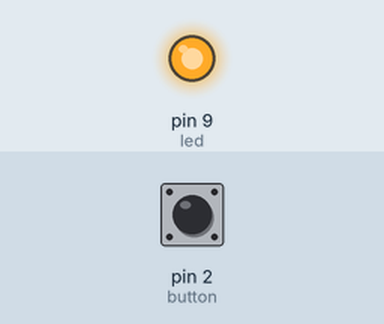
Simulated run of this sketch. Board: Arduino Uno, built with avr-gcc and run on an emulated ATmega328P. On the bench: output pins drawn as LEDs (lit = HIGH). The inputs (shaded band) are chosen by the test bench; at power-on: pin 2 (button) HIGH.

Above: at 1.2 s.
1.3 s: pin 2 (button) pulled LOW for 0.15 s
At 2.6 s:
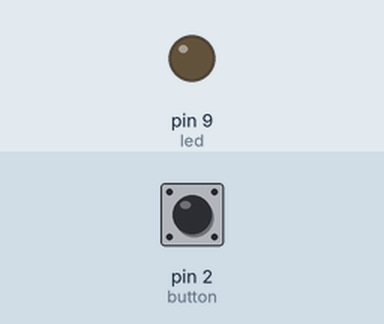
2.9 s: pin 2 (button) pulled LOW for 1 s
At 5.1 s:
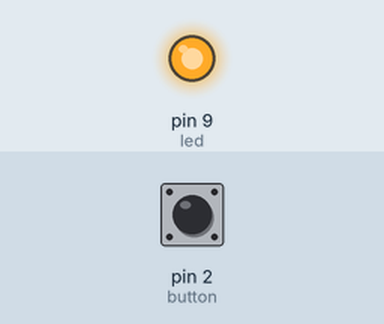
5.4 s: pin 2 (button) pulled LOW for 3.2 s
At 8.9 s:
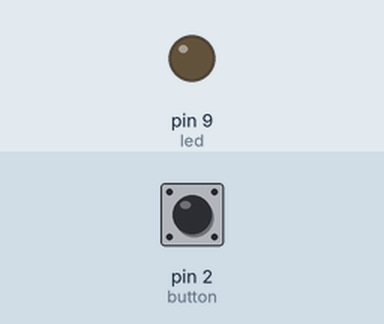
Timing chart, 0 to 10.4 s (numbered marks = the images above; inputs shaded):
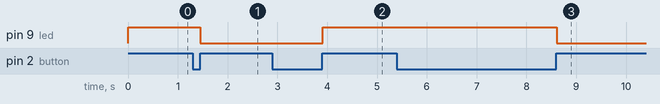

The sketch:

buttonSwitch2.ino
```cpp
const int led = 9;
const int button = 2;
boolean currentButton = LOW;
boolean lastButton = LOW;
boolean ledOn = false;
void setup() {
  // put your setup code here, to run once:
  pinMode(led, OUTPUT);
  pinMode(button, INPUT);
}
boolean debounce(boolean last){//return current button state
  boolean  current = digitalRead(button);
  if(current != last){
      delay(5);
      current = digitalRead(button);
    }
    return current;
  }
void loop() {
  // put your main code here, to run repeatedly:
  currentButton = debounce(lastButton);// call the debounce funtion
  if(currentButton == HIGH && lastButton == LOW){//if current button high and last button low then led on otherwise led off
      ledOn = !ledOn;
    }
    lastButton = currentButton;//change current button to last button
    digitalWrite(led, ledOn);


}
```

Measured:
- after the input at 1.3 s, pin 9 (led): HIGH → LOW after 0.16 s
- after the input at 2.9 s, pin 9 (led): LOW → HIGH after 1.0 s
- after the input at 5.4 s, pin 9 (led): HIGH → LOW after 3.2 s
